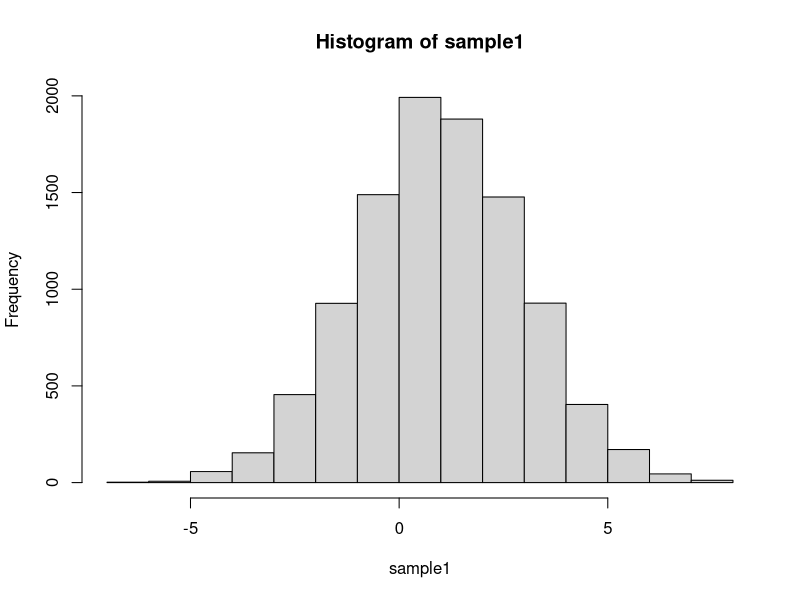
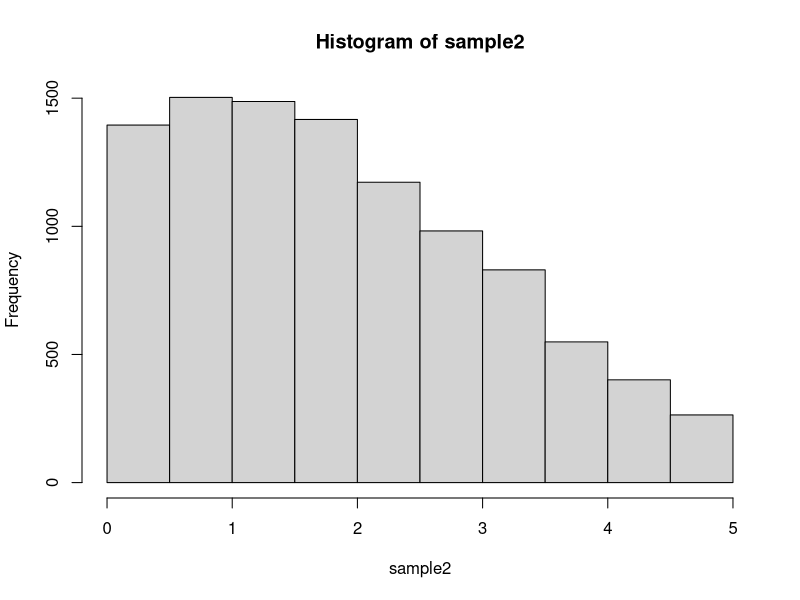
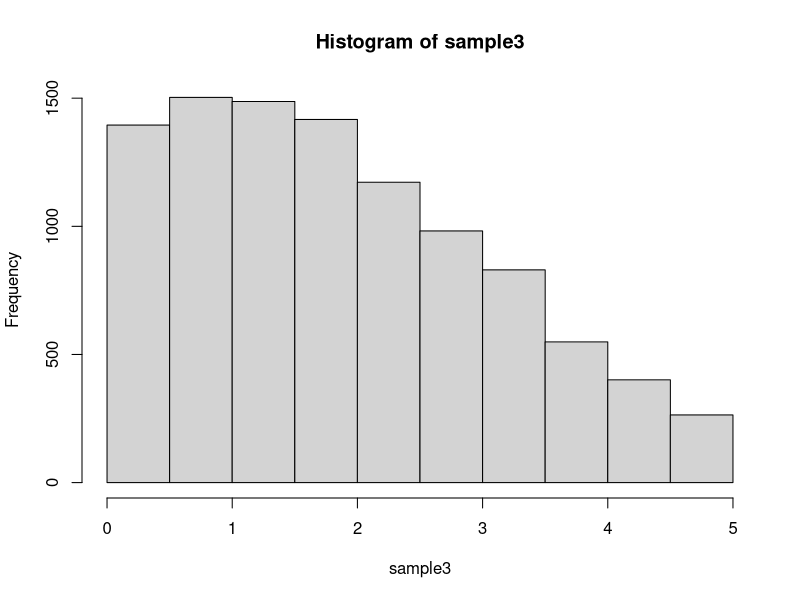
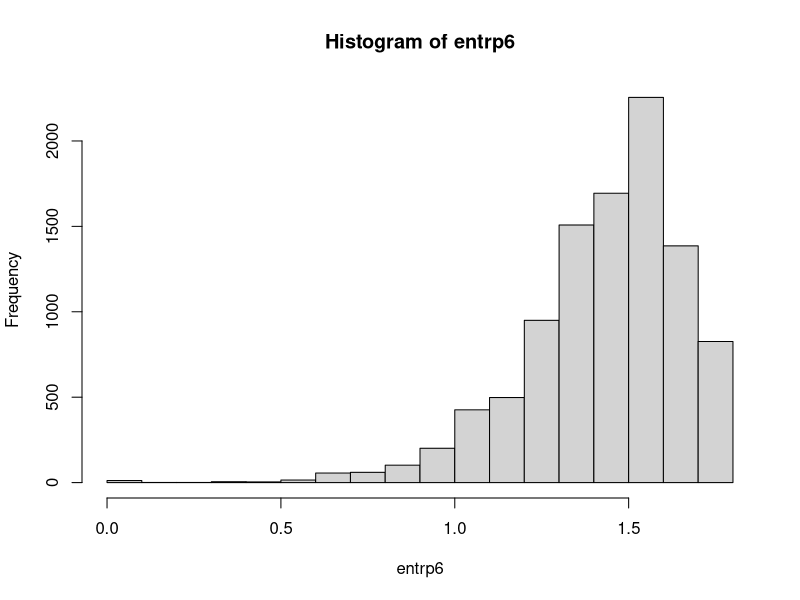

Generate these figures, in order, with R:
## ---- chunk 1
set.seed(12654)
sample1 <- rnorm(mean = 1, sd = 2, n = 10000)
hist(sample1)
## ---- chunk 2
trunc_norm <- function(tmean=0, tsd=1, lower=-Inf, upper=Inf, num_samp){
    v <- numeric(num_samp) 
    for(i in 1:num_samp){
        while(1){
            t <- rnorm(mean = tmean, sd = tsd, n= 1)
            if(t < upper && t > lower)break()
        }
        v[i] <- t
    }
    v
}
## ---- chunk 3
set.seed(90654)
sample2 <- trunc_norm(tmean = 1, tsd = 2, lower = 0,  upper = 5, num_samp = 10000)
hist(sample2)
## ---- chunk 4
trunc_norm_vec <- function(tmean=0, tsd=1, lower=-Inf, upper=Inf, num_samp){
    v=numeric()
    while(length(v) < num_samp){
        t <- rnorm(mean = tmean, sd = tsd, num_samp)
        v <- c(v, t[t > lower & t<upper])
    }
    v[1:num_samp]
}
## ---- chunk 5
set.seed(90654)
sample3 <- trunc_norm_vec(tmean = 1, tsd = 2, lower = 0,  upper = 5, num_samp = 10000)
hist(sample3)
## ---- chunk 6
set.seed(90654)
system.time(trunc_norm(1,2,0,5,1000000))
system.time(trunc_norm_vec(1,2,0,5,1000000))
## ---- chunk 7
set.seed(7477)
t1 <- matrix(rnorm(mean=1, sd=1, n=60000), 10000, 6)
t1[t1 < 0] <- 0
t1[rowSums(t1)>0] <- t1[rowSums(t1)>0]/rowSums(t1)[rowSums(t1)>0]
## ---- chunk 8
entropy <- function(v){
    v <- v[v!=0]
    return(-sum(v*log(v)))
}
entrp6 <- apply(t1,1,entropy)
## ---- chunk 9
hist(entrp6)
## ---- chunk 10
entrp_max <- max(entrp6, na.rm=TRUE)
entrp_max
t1[entrp6==entrp_max,]
## ---- chunk 11
t1[entrp6==min(entrp6),]
t2 <- t1[entrp6>0,]
entrppos <- entrp6[entrp6>0]
t2[entrppos==min(entrppos),]
## ---- chunk 12
entropy(rep(1/6,6))
entropy(c(1,0,0,0,0,0))
